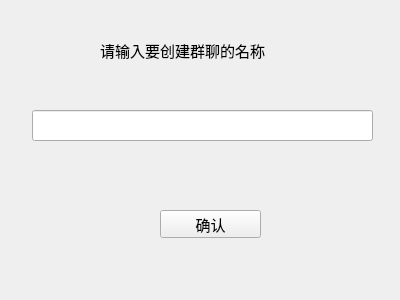
<?xml version="1.0" encoding="UTF-8"?>
<ui version="4.0">
 <class>CreateGroupDlg</class>
 <widget class="QWidget" name="CreateGroupDlg">
  <property name="geometry">
   <rect>
    <x>0</x>
    <y>0</y>
    <width>400</width>
    <height>300</height>
   </rect>
  </property>
  <property name="minimumSize">
   <size>
    <width>400</width>
    <height>300</height>
   </size>
  </property>
  <property name="maximumSize">
   <size>
    <width>400</width>
    <height>300</height>
   </size>
  </property>
  <property name="font">
   <font>
    <pointsize>11</pointsize>
   </font>
  </property>
  <property name="windowTitle">
   <string>Form</string>
  </property>
  <widget class="QLabel" name="label">
   <property name="geometry">
    <rect>
     <x>100</x>
     <y>40</y>
     <width>231</width>
     <height>21</height>
    </rect>
   </property>
   <property name="text">
    <string>请输入要创建群聊的名称</string>
   </property>
  </widget>
  <widget class="QLineEdit" name="le_groupName">
   <property name="geometry">
    <rect>
     <x>32</x>
     <y>110</y>
     <width>341</width>
     <height>31</height>
    </rect>
   </property>
  </widget>
  <widget class="QPushButton" name="pb_commit">
   <property name="geometry">
    <rect>
     <x>160</x>
     <y>210</y>
     <width>101</width>
     <height>28</height>
    </rect>
   </property>
   <property name="text">
    <string>确认</string>
   </property>
  </widget>
 </widget>
 <resources/>
 <connections/>
</ui>
